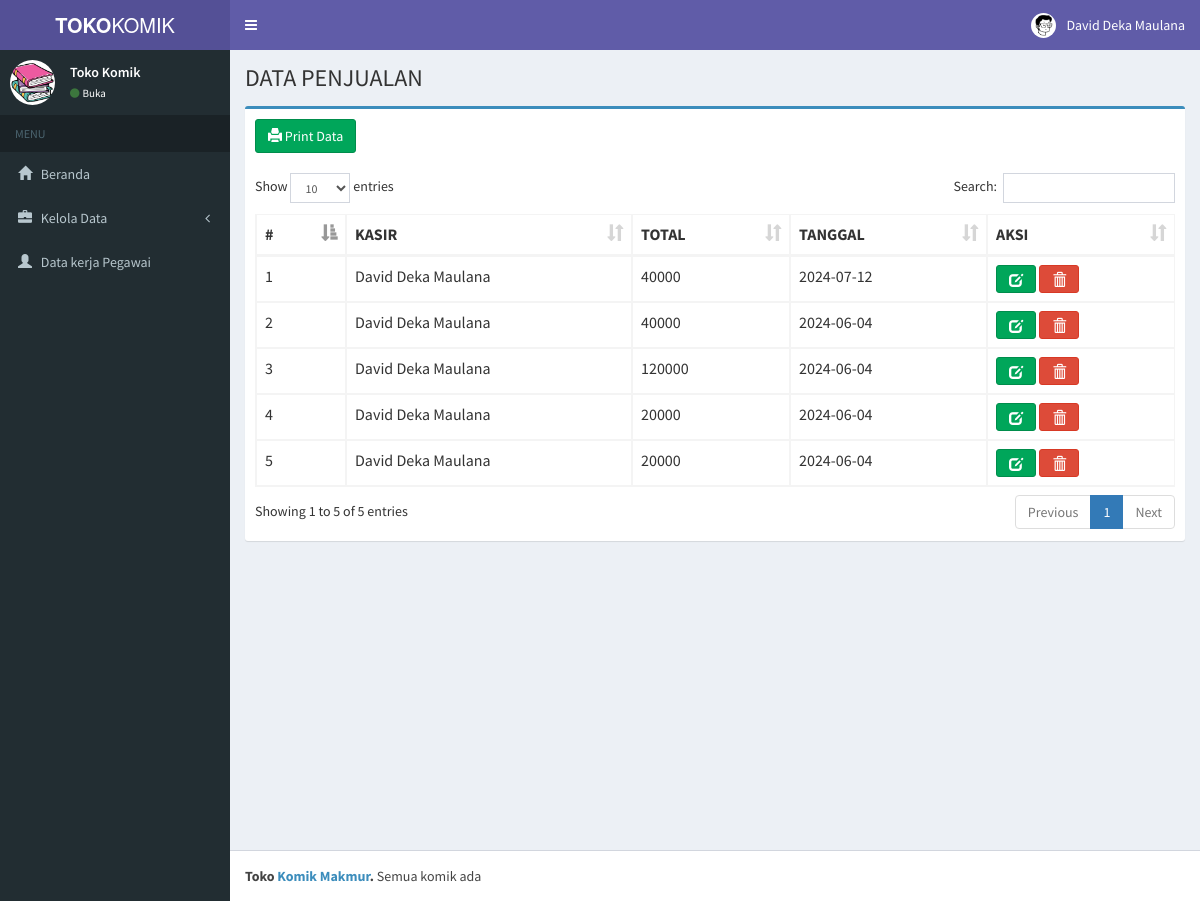
The app's page /index.php?page=data_penjualan (signed in) with its own data.
### tables this page shows
CREATE TABLE `kasir` (
  `id_kasir` int(11) NOT NULL,
  `nama` varchar(100) NOT NULL,
  `alamat` varchar(50) DEFAULT NULL,
  `telepon` int(11) DEFAULT NULL,
  `status` varchar(59) DEFAULT NULL,
  `username` varchar(10) NOT NULL,
  `password` varchar(255) NOT NULL,
  `level` enum('admin','pegawai','','') NOT NULL
);

CREATE TABLE `penjualan` (
  `id_penjualan` int(11) NOT NULL,
  `id_kasir` int(11) NOT NULL,
  `total` varchar(50) NOT NULL,
  `tanggal` date NOT NULL
);

### pages/penjualan/data_penjualan.php (the view, shortened to what this page needs)
<div class="content-wrapper">
  <section class="content-header">
    <h1>
      DATA PENJUALAN
    </h1>
  </section>
  <section class="content">
    <div class="row">
      <div class="col-xs-12">
        <div class="box box-primary">
          <div class="box-body table-responsive">
            <table id="penjualan" class="table table-bordered table-hover">
              <a href="pages/report_penjualan.php" class="btn btn-success" title="Print Data" style="margin-bottom: 20px;">
                <i class="glyphicon glyphicon-print"></i> Print Data
              </a>
              <thead>
                <tr>
                  <th>#</th>
                  <th>KASIR</th>
                  <th>TOTAL</th>
                  <th>TANGGAL</th>
                  <th>AKSI</th>
                </tr>
              </thead>
              <tbody>
                <?php
                include "../toko_buku/conf/conn.php";
                $no = 0;
                $query = mysqli_query($koneksi, "SELECT penjualan.*, kasir.* FROM penjualan
                INNER JOIN kasir ON penjualan.id_kasir = kasir.id_kasir order by penjualan.id_penjualan DESc")
                  or die(mysqli_error($koneksi));
                while ($row = mysqli_fetch_array($query)) {
                  ?>
                  <tr>
                    <td><?php echo $no = $no + 1; ?></td>
                    <td><?php echo $row['nama']; ?></td>
                    <td><?php echo $row['total']; ?></td>
                    <td><?php echo $row['tanggal']; ?></td>
                    <td>
                      <a href="index.php?page=ubah_penjualan&id=<?= $row['id_penjualan']; ?>" class="btn btn-success"
                        role="button" title="Ubah Data"><i class="glyphicon glyphicon-edit"></i></a>
                      <a href="javascript:void(0);" class="btn btn-danger" role="button" title="Hapus Data"
                        onclick="hapusPenjualan(<?= $row['id_penjualan']; ?>);"><i
                          class="glyphicon glyphicon-trash"></i></a>
                    </td>
                  </tr>
                <?php } ?>
              </tbody>
            </table>
          </div>
        </div>
      </div>
    </div>
  </section>
</div>

### index.php (shortened to what this page needs)
<?php
include "conf/conn.php";
if (isset($_SESSION['id_kasir']) == 0) {
  echo '<script>alert("Anda Harus Login Terlebih Dahulu !!!");
            window.location.href="pages/login.php"</script>';
} else {
  $id_kasir = $_SESSION['id_kasir'];
  $query = "SELECT nama, level FROM kasir WHERE id_kasir = '$id_kasir'";
  $result = mysqli_query($koneksi, $query);
  if ($result) {
    $user = mysqli_fetch_assoc($result);
    $nama = $user['nama'];
  } else {
    echo "Error fetching data: " . mysqli_error($conn);
  }
  ?>
  <link rel="stylesheet" href="plugins/datatables/dataTables.bootstrap.css">
  <!DOCTYPE html>
  <html>
  <head>
    <link rel="stylesheet" href="bootstrap/css/bootstrap.min.css">
    <link rel="stylesheet" href="https://cdnjs.cloudflare.com/ajax/libs/font-awesome/4.5.0/css/font-awesome.min.css">
    <link rel="stylesheet" href="https://cdnjs.cloudflare.com/ajax/libs/ionicons/2.0.1/css/ionicons.min.css">
    <link rel="stylesheet" href="dist/css/AdminLTE.min.css">
    <link rel="stylesheet" href="dist/css/skins/_all-skins.min.css">
    <link rel="stylesheet" href="plugins/iCheck/flat/blue.css">
    <link rel="stylesheet" href="plugins/morris/morris.css">
    <link rel="stylesheet" href="plugins/jvectormap/jquery-jvectormap-1.2.2.css">
    <link rel="stylesheet" href="plugins/datepicker/datepicker3.css">
    <link rel="stylesheet" href="plugins/daterangepicker/daterangepicker.css">
    <link rel="stylesheet" href="plugins/bootstrap-wysihtml5/bootstrap3-wysihtml5.min.css">
  </head>
  <body class="hold-transition skin-purple sidebar-mini">
    <div class="wrapper">
      <header class="main-header">
        <a href="index.php" class="logo">
          <span class="logo-lg"><b>TOKO</b>KOMIK</span>
        </a>
        <nav class="navbar navbar-static-top skin-purple">
          <a href="#" class="sidebar-toggle" data-toggle="offcanvas" role="button">
          </a>
          <div class="navbar-custom-menu">
            <ul class="nav navbar-nav">
              <li class="dropdown user user-menu">
                <a href="#" class="dropdown-toggle" data-toggle="dropdown">
                  <img src="dist/img/face.jpeg" class="user-image" alt="User Image">
                  <span class="hidden-xs">
                    <?php echo $nama; ?>
                  </span>
                </a>
              </li>
            </ul>
          </div>
        </nav>
      </header>
      <aside class="main-sidebar">
        <section class="sidebar">
          <div class="user-panel">
            <div class="pull-left image">
              <img src="dist/img/buku.jpeg" class="img-circle" alt="User Image">
            </div>
            <div class="pull-left info">
              <p>Toko Komik</p>
              <a href="#"><i class="fa fa-circle text-success"></i>Buka</a>
            </div>
          </div>
          <ul class="sidebar-menu">
            <li class="header">MENU</li>
            <li class="treeview">
            <li><a href="index.php"><i class="glyphicon glyphicon-home"></i> <span>Beranda</span></a></li>
            </li>
            <?php if ($_SESSION['level'] == "admin"): ?>
              <li class="treeview">
                <a href="#">
                  <i class="glyphicon glyphicon-briefcase"></i> <span>Kelola Data</span>
                  <span class="pull-right-container">
                    <i class="fa fa-angle-left pull-right"></i>
                  </span>
                </a>
              </li>
              <li><a href="index.php?page=pemilik"><i class="glyphicon glyphicon-user"></i> <span>Data kerja
                    Pegawai</span></a></li>
            <?php endif; ?>
          </ul>
      </aside>
      <?php include("conf/page.php"); ?>
      <footer class="main-footer">
        <strong>Toko <a href="http://almsaeedstudio.com">Komik Makmur</a>.</strong> Semua komik ada
      </footer>
    </div>
  </body>
  </html>
<?php } ?>

### records on screen
kasir: nama "David Deka Maulana"
penjualan: id_kasir.nama "David Deka Maulana", total "40000", tanggal "2024-07-12"
penjualan: no "2", id_kasir.nama "David Deka Maulana", total "40000", tanggal "2024-06-04"
penjualan: no "3", id_kasir.nama "David Deka Maulana", total "120000", tanggal "2024-06-04"
penjualan: no "4", id_kasir.nama "David Deka Maulana", total "20000", tanggal "2024-06-04"
penjualan: no "5", id_kasir.nama "David Deka Maulana", total "20000", tanggal "2024-06-04"
